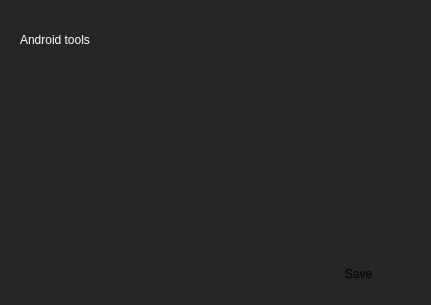
<?xml version="1.0" encoding="UTF-8"?>
<ui version="4.0">
 <class>android_settings_form</class>
 <widget class="QWidget" name="android_settings_form">
  <property name="geometry">
   <rect>
    <x>0</x>
    <y>0</y>
    <width>431</width>
    <height>305</height>
   </rect>
  </property>
  <property name="windowTitle">
   <string>Form</string>
  </property>
  <property name="styleSheet">
   <string notr="true">background-color:rgb(38,38,38);</string>
  </property>
  <widget class="QFrame" name="android_settings_form_frame">
   <property name="geometry">
    <rect>
     <x>0</x>
     <y>0</y>
     <width>431</width>
     <height>301</height>
    </rect>
   </property>
   <property name="styleSheet">
    <string notr="true">background-color:rgb(38,38,38);
border:0;</string>
   </property>
   <property name="frameShape">
    <enum>QFrame::StyledPanel</enum>
   </property>
   <property name="frameShadow">
    <enum>QFrame::Raised</enum>
   </property>
   <widget class="QWidget" name="gridLayoutWidget">
    <property name="geometry">
     <rect>
      <x>20</x>
      <y>20</y>
      <width>391</width>
      <height>41</height>
     </rect>
    </property>
    <layout class="QGridLayout" name="gridLayout">
     <item row="0" column="0">
      <widget class="QLabel" name="label">
       <property name="styleSheet">
        <string notr="true">font: 11pt &quot;Open Sans&quot;;
color:white</string>
       </property>
       <property name="text">
        <string>Android tools</string>
       </property>
      </widget>
     </item>
     <item row="0" column="1">
      <widget class="QTextEdit" name="project_tools_path_test">
       <property name="minimumSize">
        <size>
         <width>0</width>
         <height>30</height>
        </size>
       </property>
       <property name="maximumSize">
        <size>
         <width>16777215</width>
         <height>30</height>
        </size>
       </property>
      </widget>
     </item>
    </layout>
   </widget>
   <widget class="QPushButton" name="save_android_settings_button">
    <property name="geometry">
     <rect>
      <x>310</x>
      <y>260</y>
      <width>97</width>
      <height>27</height>
     </rect>
    </property>
    <property name="text">
     <string>Save</string>
    </property>
   </widget>
  </widget>
 </widget>
 <resources/>
 <connections/>
</ui>
